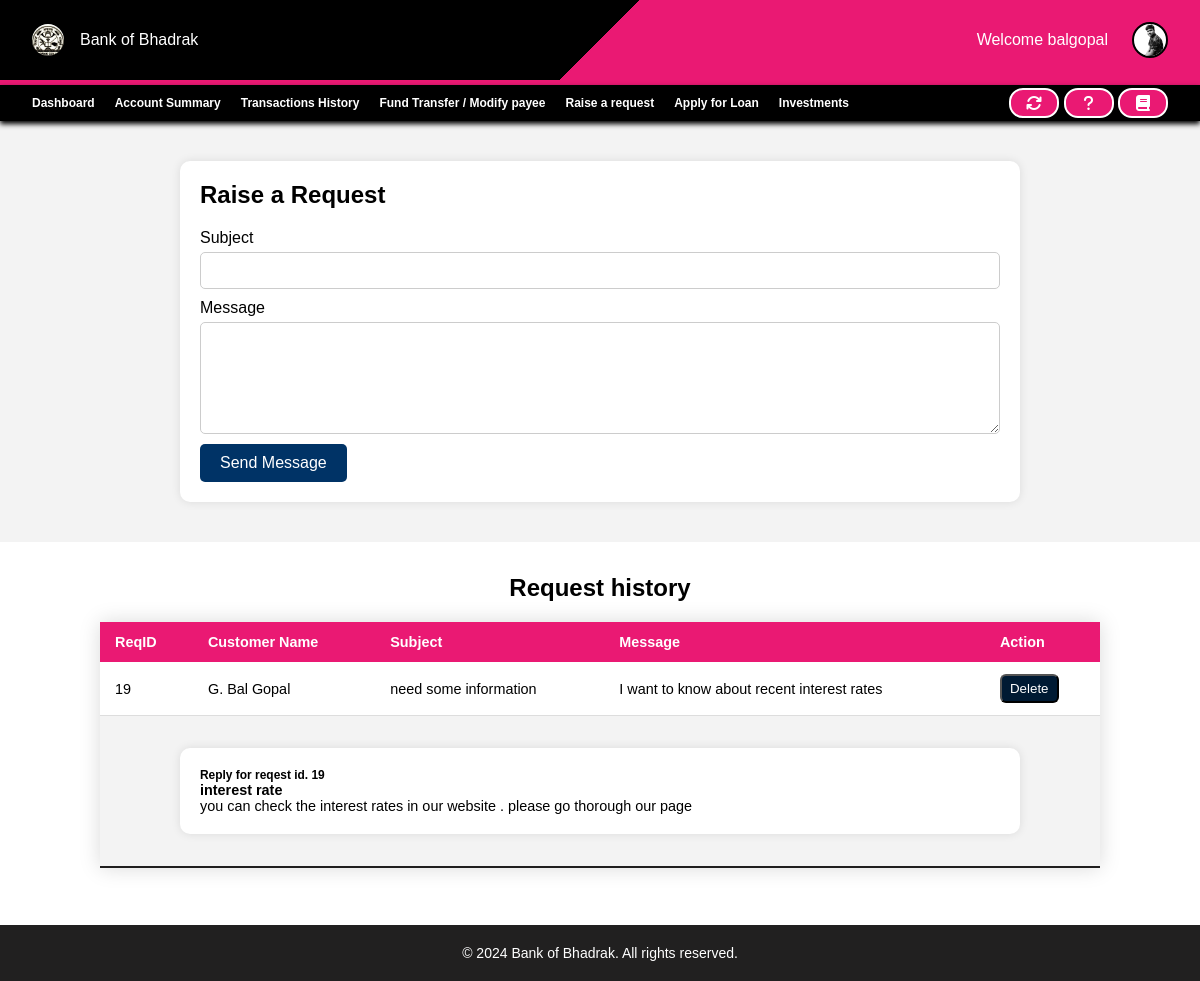
The page /banking/components/customers/raise_request.php (signed in) on the database its author committed.
### tables this page shows
CREATE TABLE `customers` (
  `ID` int(11) NOT NULL,
  `CRN` bigint(20) NOT NULL,
  `AccountNo` bigint(20) NOT NULL,
  `FullName` varchar(100) NOT NULL,
  `UserName` varchar(100) NOT NULL,
  `Password` varchar(100) NOT NULL,
  `Balance` decimal(11,2) NOT NULL,
  `PhoneNo` bigint(20) NOT NULL,
  `Email` varchar(100) NOT NULL,
  `gender` varchar(10) NOT NULL,
  `Address` varchar(500) NOT NULL,
  `District` varchar(100) NOT NULL,
  `State` varchar(100) NOT NULL,
  `Pincode` int(11) NOT NULL,
  `AadhaarNo` bigint(20) NOT NULL,
  `IFSC` varchar(20) NOT NULL,
  `img` varchar(255) NOT NULL,
  `DateOfOpening` date NOT NULL,
  `lastInterestDate` date NOT NULL DEFAULT current_timestamp(),
  `LastLogin` varchar(50) NOT NULL,
  `Status` varchar(50) NOT NULL DEFAULT 'Pending'
);

CREATE TABLE `rmrequest` (
  `ID` int(11) NOT NULL,
  `requestDate` date NOT NULL DEFAULT current_timestamp(),
  `customerAccountNo` bigint(20) NOT NULL,
  `customerBranch` varchar(255) NOT NULL,
  `customerName` varchar(255) NOT NULL,
  `subject` varchar(500) NOT NULL,
  `message` varchar(2000) NOT NULL
);

CREATE TABLE `replies` (
  `ID` int(11) NOT NULL,
  `reqID` int(11) NOT NULL,
  `accountno` bigint(20) NOT NULL,
  `subject` varchar(500) NOT NULL,
  `message` varchar(2000) NOT NULL
);

### banking/components/customers/raise_request.php (the view, shortened to what this page needs)
<html lang="en">
<head>
    <link rel="stylesheet" href="https://cdnjs.cloudflare.com/ajax/libs/font-awesome/6.5.1/css/all.min.css" />
    <link rel="stylesheet" href="style.css">
    <?php
    $email = $_SESSION['email'];
    require $_SERVER['DOCUMENT_ROOT'] ."/banking/assets/php/config.php";
    $find_user = mysqli_query($conn, "SELECT * FROM customers WHERE Email='$email';");
    $row = mysqli_fetch_assoc($find_user);
    $userName = $row['UserName'];
    $accountNo = $row['AccountNo'];
    $img = $row['img']; ?>
</head>
<body>
    <nav class="navbar">
        <div class="profile-nav">
            <div class="logo">
                <div>
                    <img src="/banking/images/logo.jpg" alt="">
                </div>
                <p>Bank of Bhadrak</p>
            </div>
            <div class="profile">
                Welcome <?php echo "$userName"; ?>
                <div class="dropdown">
                    <img src="/banking/images/<?php echo "$img"; ?>" class="users" alt="">
                </div>
            </div>
        </div>
    </nav>
    <div class="bottom-nav">
        <div class="s1">
            <ul>
                <li><a href="customer_dashboard.php">Dashboard</a></li>
                <li><a href="account_summary.php">Account Summary</a></li>
                <li><a href="transaction_history.php">Transactions History</a></li>
                <li><a href="fund_transfer.php">Fund Transfer / Modify payee</a></li>
                <li><a href="raise_request.php">Raise a request</a></li>
                <li><a href="applyLoan.php">Apply for Loan</a></li>
                <li><a href="fd.php">Investments</a></li>
            </ul>
        </div>
        <div>
            <div class="tooltip">
                <a href=""> <button>
                        <i class="fa-solid fa-arrows-rotate"></i>
                    </button>
                </a>
            </div>
            <div class="tooltip">
                <a href="notifications.php">
                    <button>
                        <i class="fa-solid fa-question"></i>
                    </button>
                </a>
            </div>
            <div class="tooltip">
                <a href="/banking/components/extra/faqs.php">
                    <button>
                        <i class="fa-solid fa-book"></i>
                    </button>
                </a>
            </div>
        </div>
    </div>
    <main class="raise-request-main">
        <div class="container">
            <h2>Raise a Request</h2>
            <form action="raise_request.php" method="post">
                <label for="subject">Subject</label>
                <input type="text" id="subject" name="subject" required>
                <label for="message">Message</label>
                <textarea id="message" name="message" rows="6" required></textarea>
                <input type="submit" name="submit" value="Send Message">
            </form>
        </div>
    </main>
    <section class="view-replies">
        <div>
            <h2>Request history</h2>
        </div>
        <div class="table">
            <?php
            $get_request = mysqli_query($conn, "SELECT * FROM rmrequest WHERE customerAccountNo=$accountNo");
            if (mysqli_num_rows($get_request) > 0) {
                echo '<table class="styled-table">
                    <thead>
                        <tr>
                            <th>ReqID</th>
                            <th>Customer Name</th>
                            <th>Subject</th>
                            <th>Message</th>
                            <th>Action</th>
                        </tr>
                    </thead>
                    <tbody>';
                while ($reqs = $get_request->fetch_assoc()) {
                    $reqID = $reqs['ID'];
                    echo "<tr style='height:50px;'>
                                <td>" . $reqs['ID'] . "</td>
                                <td>" . $reqs['customerName'] . "</td>
                                <td>" . $reqs['subject'] . "</td>
                                <td>" . $reqs['message'] . "</td>
                                <td>
                                <form method='post'>
                                <input name='reqid' value='" . $reqs['ID'] . "' hidden>
                                <button name='delete'>Delete</button>
                                </form>
                                </td>
                            </tr>";
                    $get_replies = mysqli_query($conn, "SELECT * FROM replies WHERE reqID = $reqID");
                    if (mysqli_num_rows($get_replies) > 0) {
                        $reply = mysqli_fetch_assoc($get_replies);
                        echo "<tr class='hidden-form'>
                            <td colspan='5'>
                                <div class='container'>
                                    <h5>Reply for reqest id. " . $reqs['ID'] . "</h5>
                                    <h4>" . $reply['subject'] . "</h4>
                                    <p>" . $reply['message'] . "</p>
                                </div>
                            </td>
                        </tr>";
                    }
                }
                echo "</tbody></table>";
            } else {
                echo "no request found";
            }
            ?>
        </div>
    </section>
    <footer>
        <p>&copy; 2024 Bank of Bhadrak. All rights reserved.
        </p>
    </footer>
</body>
</html>

### banking/components/customers/style.css (style rules this page uses)
* { margin: 0; padding: 0; font-family: "Poppins", sans-serif; }
.navbar .profile-nav { height: 10%; background: linear-gradient(135deg, black 50%, #ea1973 30%); color: white; display: flex; justify-content: space-between; align-items: center; padding-left: 32px; padding-right: 32px; border-bottom: 5px solid #ea1973; }
.navbar .profile-nav img { height: 32px; border-radius: 50%; }
.navbar .profile-nav .logo { display: flex; justify-content: center; align-items: center; gap: 16px; }
.bottom-nav { top: 0; position: sticky; z-index: 1; box-shadow: 0 3px 5px black; color: black; height: 36px; background: black; display: flex; justify-content: space-between; align-items: center; padding-left: 32px; padding-right: 32px; }
.bottom-nav a { text-decoration: none; font-weight: 600; color: white; font-size: 12px; }
.bottom-nav ul { display: flex; gap: 20px; }
.bottom-nav ul li { list-style-type: none; }
.bottom-nav .s1 ul li { position: relative; height: 20px; display: flex; align-items: center; }
.bottom-nav .s1 ul li a::after { content: ""; position: absolute; width: 100%; height: 2px; left: 0; bottom: 0; background-color: transparent; transform: scaleX(0); transition: transform 0.3s ease, background-color 0.3s ease; }
.tooltip { position: relative; display: inline-block; }
.navbar .profile-nav .users { width: 32px; height: 32px; cursor: pointer; background-color: white; border: 2px solid black; box-shadow: 2px white; }
.navbar .profile-nav .profile { display: flex; align-items: center; gap: 24px; }
.dropdown { position: relative; display: inline-block; }
main { background-color: #f3f3f3; margin: 0 0 0 0; color: black; padding: 30px 30px 0 30px; }
footer { bottom: 0; background-color: rgb(33, 32, 32); padding: 20px; text-align: center; color: white; }
footer p { margin: 0; font-size: 14px; color: white; }
.styled-table { width: 1000px; border-collapse: collapse; margin: 0 0 25px 0; font-size: 0.9em; font-family: sans-serif; min-width: 400px; box-shadow: 0 0 20px rgba(0, 0, 0, 0.15); }
.styled-table thead tr { background-color: #ea1973; color: #ffffff; text-align: left; }
.styled-table thead { top: 0; position: sticky; }
.styled-table th, .styled-table td { padding: 12px 15px; }
.styled-table tbody tr { border-bottom: 1px solid #dddddd; }
.styled-table tbody tr:nth-of-type(even) { background-color: #f3f3f3; }
.styled-table tbody tr:last-of-type { border-bottom: 2px solid #1f1e1e; }
.raise-request-main { padding: 20px 0 20px 0; }
.container { margin: 20px auto; padding: 20px; background-color: #ffffff; max-width: 800px; border-radius: 10px; box-shadow: 0 0 10px rgba(0, 0, 0, 0.1); }
.container form { margin-top: 20px; }
.container label { display: block; margin-bottom: 5px; }
.container input[type="text"], input[type="email"], textarea { width: 100%; padding: 10px; margin-bottom: 10px; border-radius: 5px; border: 1px solid #ccc; box-sizing: border-box; }
.container textarea { resize: vertical; }
.container input[type="submit"] { background-color: #003366; color: #ffffff; border: none; padding: 10px 20px; cursor: pointer; border-radius: 5px; font-size: 16px; }
.container p { word-wrap: break-word; }
.view-replies { padding: 32px; display: flex; justify-content: center; flex-direction: column; align-items: center; gap:20px; }

### rows shown on the page
customers: UserName "balgopal", img (picture)
rmrequest: ID "19", customerName "G. Bal Gopal", subject "need some information", message "I want to know about recent interest rates", replies.subject "interest rate", replies.message "you can check the interest rates in our website . please go thorough our page"
